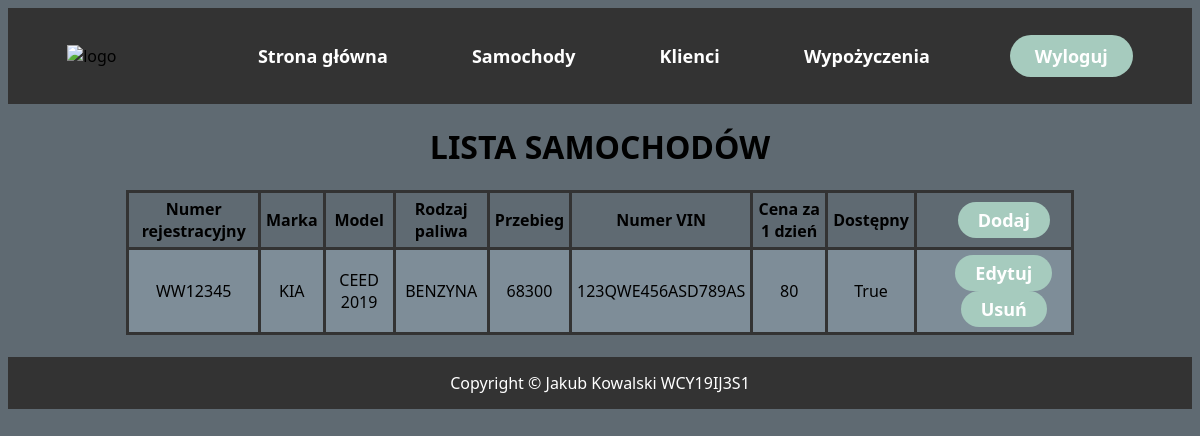
Page /cars/ on the earlier database version.
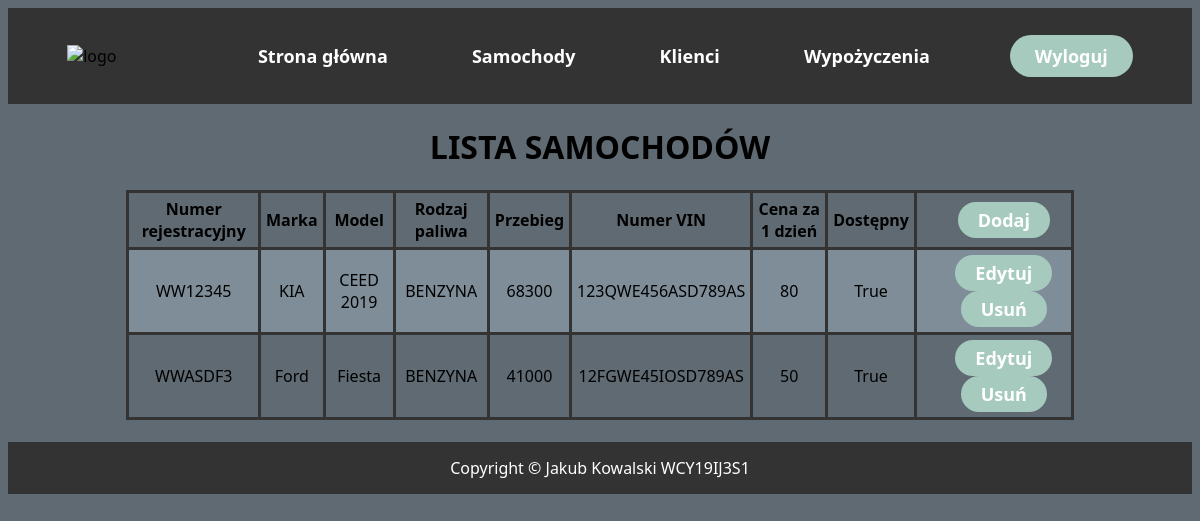
Same page on the later database version.
### main/models.py (models this page shows, shortened)
class Car(models.Model):
    plates = models.CharField('Numer rejestracyjny', max_length=8)
    manufacturer = models.CharField('Marka', max_length=30)
    model = models.CharField('Model', max_length=30)
    fuel = models.CharField('Rodzaj paliwa', max_length=10)
    mileage = models.IntegerField('Przebieg')
    vin = models.CharField('Numer VIN', max_length=17)
    price = models.IntegerField('Cena za 1 dzień')
    is_available = models.BooleanField('Dostępny', default=True)

### main/views.py (the view)
# urls.py: path("cars/", views.cars, name="cars"),
def cars(response):
    cars = Car.objects.all()
    return render(response, "main/cars.html", {"cars": cars})

### main/templates/main/cars.html (shortened to what this page needs)
{% extends 'main/base.html' %}
{% block content %}
    <h1 style="text-align:center">LISTA SAMOCHODÓW</h1>
    <table align="center">
        <tr>
            <th>Numer rejestracyjny</th>
            <th>Marka</th>
            <th>Model</th>
            <th>Rodzaj paliwa</th>
            <th>Przebieg</th>
            <th>Numer VIN</th>
            <th>Cena za 1 dzień</th>
            <th>Dostępny</th>
            <th><a href="add"><button class="button button1">Dodaj</button></a></th>
        </tr>
        {% for item in cars %}
        <tr>
            <td>{{item.plates}}</td>
            <td>{{item.manufacturer}}</td>
            <td>{{item.model}}</td>
            <td>{{item.fuel}}</td>
            <td>{{item.mileage}}</td>
            <td>{{item.vin}}</td>
            <td>{{item.price}}</td>
            <td>{{item.is_available}}</td>
            <td><a href="edit"><button class="button button1"> Edytuj </button></a>   <a href="delete"><button class="button button1"> Usuń </button></a></td>
        </tr>
        {% endfor %}
    </table>
{% endblock %}

### main/templates/main/base.html (shortened to what this page needs)
<html>
<head>
</head>
<body>
    <header>
        <img class="logo" src="" alt="logo">
        <navbar>
            <ul class="navbar_links">
                <li><a href="http://127.0.0.1:8000">Strona główna</a></li>
                <li><a href="http://127.0.0.1:8000/cars/">Samochody</a></li>
                <li><a href="http://127.0.0.1:8000/clients/">Klienci</a></li>
                <li><a href="http://127.0.0.1:8000/rents/">Wypożyczenia</a></li>
            </ul>
        </navbar>
        <a class="cta" href="logout"><button>Wyloguj</button></a>
    </header>
    {% block content %}
    {% endblock %}
    <br>
    <footer>
        Copyright &copy; Jakub Kowalski WCY19IJ3S1
    </footer>
</body>
</html>

### main/templates/main/base.html (style rules this page uses)
body { background-color: #5F6A72; font-family:'Segoe UI', Tahoma, Geneva, Verdana, sans-serif; }
li, a, button { font-family:'Segoe UI', Tahoma, Geneva, Verdana, sans-serif; font-weight: 600; font-size: 18px; color: #ffffff; text-decoration: none; }
header { box-sizing: border-box; margin: 0; background-color: #333333; display: flex; justify-content: flex-end; align-items: center; padding: 20px 5%; }
.logo { cursor: pointer; margin-right: auto; }
.navbar_links { list-style: none; }
.navbar_links li { display: inline-block; padding: 0px 40px; }
.navbar_links li a { transition: all 0.3s ease 0s; }
button { margin-left: 40px; padding: 9px 25px; background-color: rgba(166, 203, 190, 1); border: none; border-radius: 50px; cursor: pointer; transition: all 0.3s ease 0s; }
.button1 { margin-left: 20px; padding: 6px 20px; background-color: rgba(166, 203, 190, 1); border: none; border-radius: 50px; cursor: pointer; transition: all 0.3s ease 0s; }
footer { margin-bottom: 10px; padding: 15px; text-align: center; color: #ffffff; font-size: 16px; background-color: #333333; }
table { border-collapse: collapse; width: 80%; }
td, th { border: 3px solid #333333; text-align: center; padding: 5px; }
tr:nth-child(even) { background-color: #7E8D98; }

Differences in the rows shown:
added Car: plates "WWASDF3", manufacturer "Ford", model "Fiesta", fuel "BENZYNA", mileage "41000", vin "12FGWE45IOSD789AS", price "50", is_available "True"
